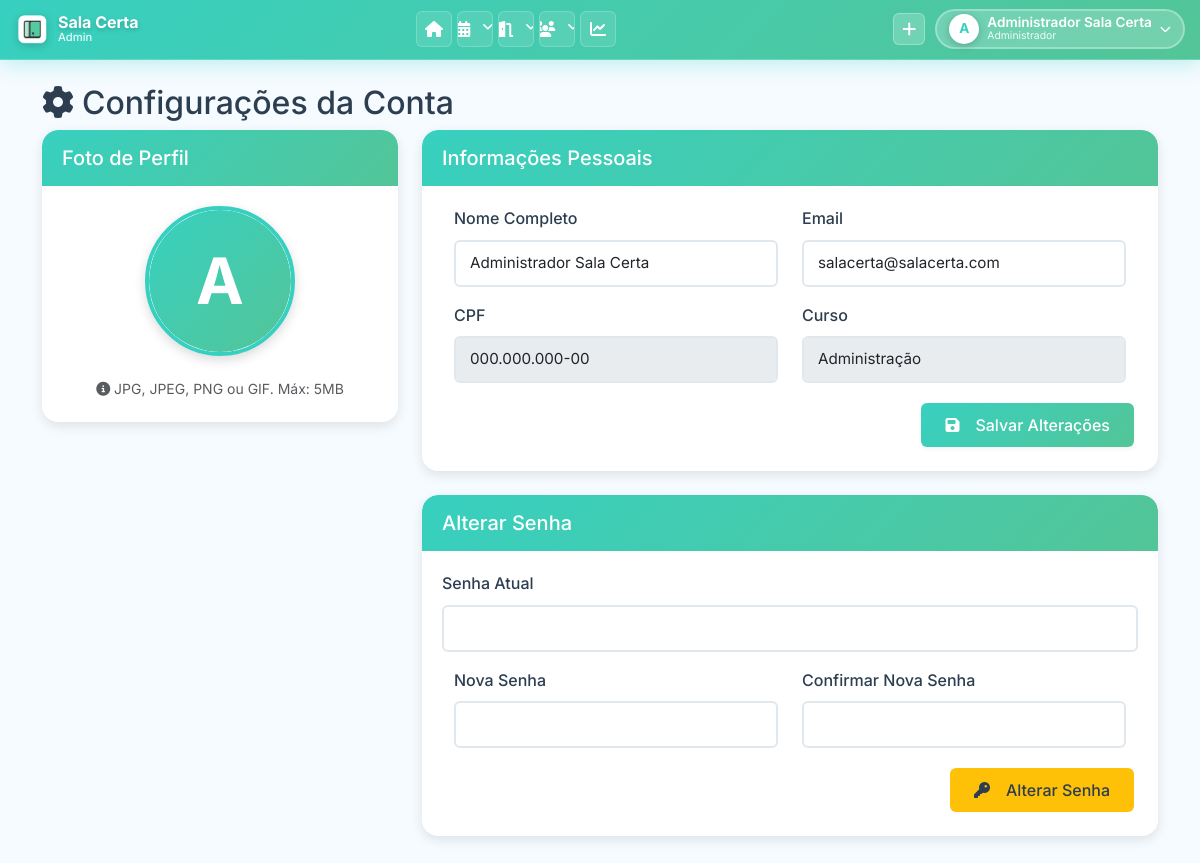
Page /pages/configuracoes.php (signed in) on the earlier database version.
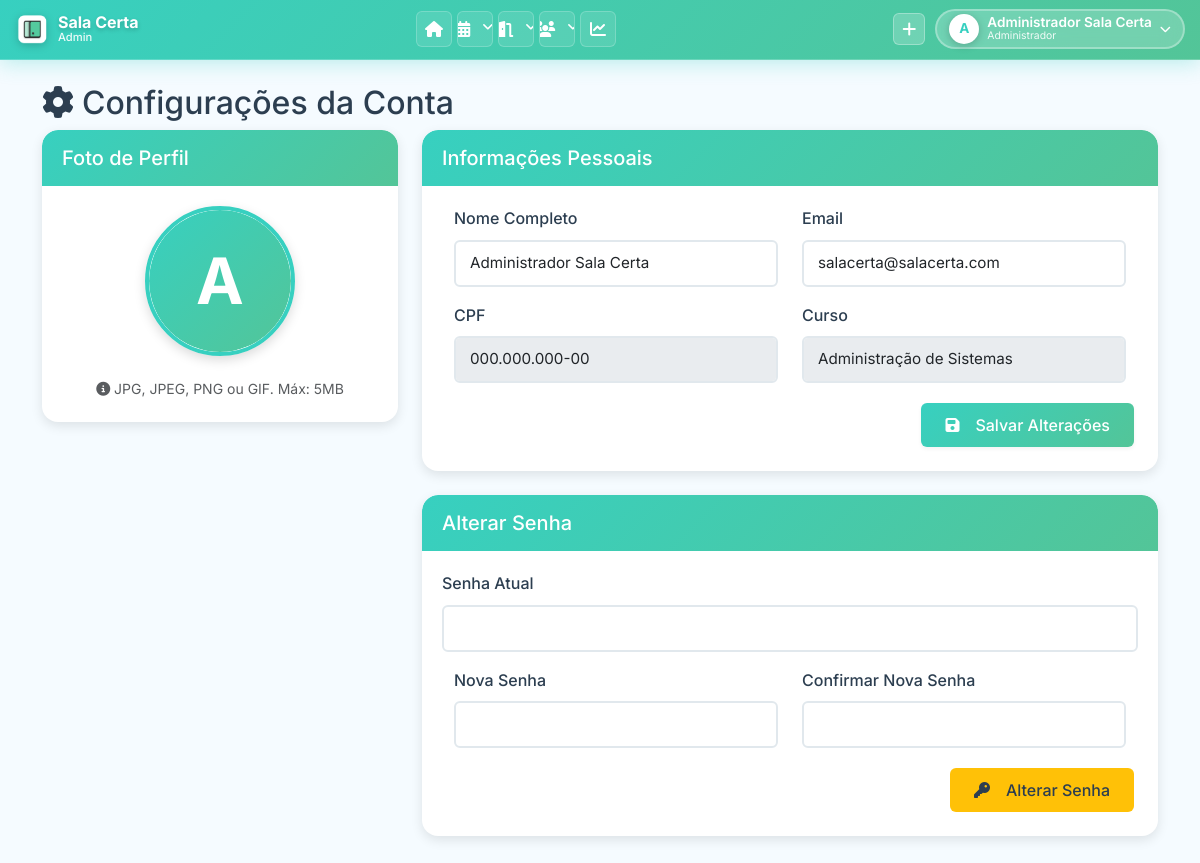
Same page on the later database version.
### tables this page shows
CREATE TABLE `USUARIO` (
    `USUARIO_ID` INT(11) NOT NULL AUTO_INCREMENT,
    `USUARIO_NOME` VARCHAR(255) NOT NULL,
    `USUARIO_EMAIL` VARCHAR(255) NOT NULL,
    `USUARIO_SENHA` VARCHAR(255) NOT NULL COMMENT 'Hash bcrypt via password_hash() ou texto puro (legado)',
    `USUARIO_CPF` VARCHAR(14) NOT NULL COMMENT 'Formato: 000.000.000-00 ou apenas números',
    `USUARIO_CURSO` VARCHAR(255) DEFAULT NULL,
    `TIPO_USUARIO` ENUM('admin', 'comum') NOT NULL DEFAULT 'comum',
    `SETOR` VARCHAR(255) DEFAULT '' COMMENT 'Se preenchido, permite acesso ao painel admin',
    `FOTO_PERFIL` VARCHAR(500) DEFAULT NULL COMMENT 'Caminho relativo: uploads/perfil/user_X_timestamp.png',
    PRIMARY KEY (`USUARIO_ID`),
    UNIQUE KEY `uk_usuario_email` (`USUARIO_EMAIL`),
    UNIQUE KEY `uk_usuario_cpf` (`USUARIO_CPF`)
);

### classes/Usuario.php (called while the page is built, shortened)
<?php
class Usuario {
    public static function buscarPorId($id) {
        $conn = Conexao::getConn();
        $sql = "SELECT * FROM USUARIO WHERE USUARIO_ID = :id";
        $stmt = $conn->prepare($sql);
        $stmt->bindValue(':id', $id);
        $stmt->execute();
        return $stmt->fetch();
    }
}

### pages/configuracoes.php (the view, shortened to what the changed rows need)
<?php
require_once '../classes/Usuario.php';
$usuario = Usuario::buscarPorId($_SESSION['usuario_id']);
include '../includes/header.php';
?>
<div class="row">
    <div class="col-md-12">
        <h2><i class="fas fa-cog me-2"></i>Configurações da Conta</h2>
    </div>
</div>
<div class="row">
    <div class="col-md-4">
        <div class="card">
            <div class="card-body text-center">
                <div class="profile-photo-upload">
                    <label for="foto_perfil" class="profile-photo-container">
                        <?php if (!empty($usuario['FOTO_PERFIL']) && file_exists($usuario['FOTO_PERFIL'])): ?>
                            <img src="<?php echo $usuario['FOTO_PERFIL']; ?>?<?php echo time(); ?>" alt="Foto de perfil" class="profile-photo-preview" id="photoPreview">
                        <?php else: ?>
                            <div class="profile-photo-placeholder" id="photoPreview">
                                <?php echo strtoupper(substr($usuario['USUARIO_NOME'], 0, 1)); ?>
                            </div>
                        <?php endif; ?>
                    </label>
                </div>
            </div>
        </div>
    </div>
    <div class="col-md-8">
        <div class="card">
            <div class="card-body">
                <form method="post">
                    <div class="row mb-3">
                        <div class="col-md-6">
                            <label for="nome" class="form-label">Nome Completo</label>
                            <input type="text" class="form-control" id="nome" name="nome" value="<?php echo $usuario['USUARIO_NOME']; ?>" required>
                        </div>
                        <div class="col-md-6">
                            <label for="email" class="form-label">Email</label>
                            <input type="email" class="form-control" id="email" name="email" value="<?php echo $usuario['USUARIO_EMAIL']; ?>" required>
                        </div>
                    </div>
                    <div class="row mb-3">
                        <div class="col-md-6">
                            <label class="form-label">CPF</label>
                            <input type="text" class="form-control" value="<?php echo $usuario['USUARIO_CPF']; ?>" disabled>
                        </div>
                        <div class="col-md-6">
                            <label class="form-label">Curso</label>
                            <input type="text" class="form-control" value="<?php echo $usuario['USUARIO_CURSO']; ?>" disabled>
                        </div>
                    </div>
                </form>
            </div>
        </div>
    </div>
</div>
<?php include '../includes/footer.php'; ?>

Differences in the rows shown:
changed usuario "Administrador Sala Certa": USUARIO_CURSO "Administração" → "Administração de Sistemas"
